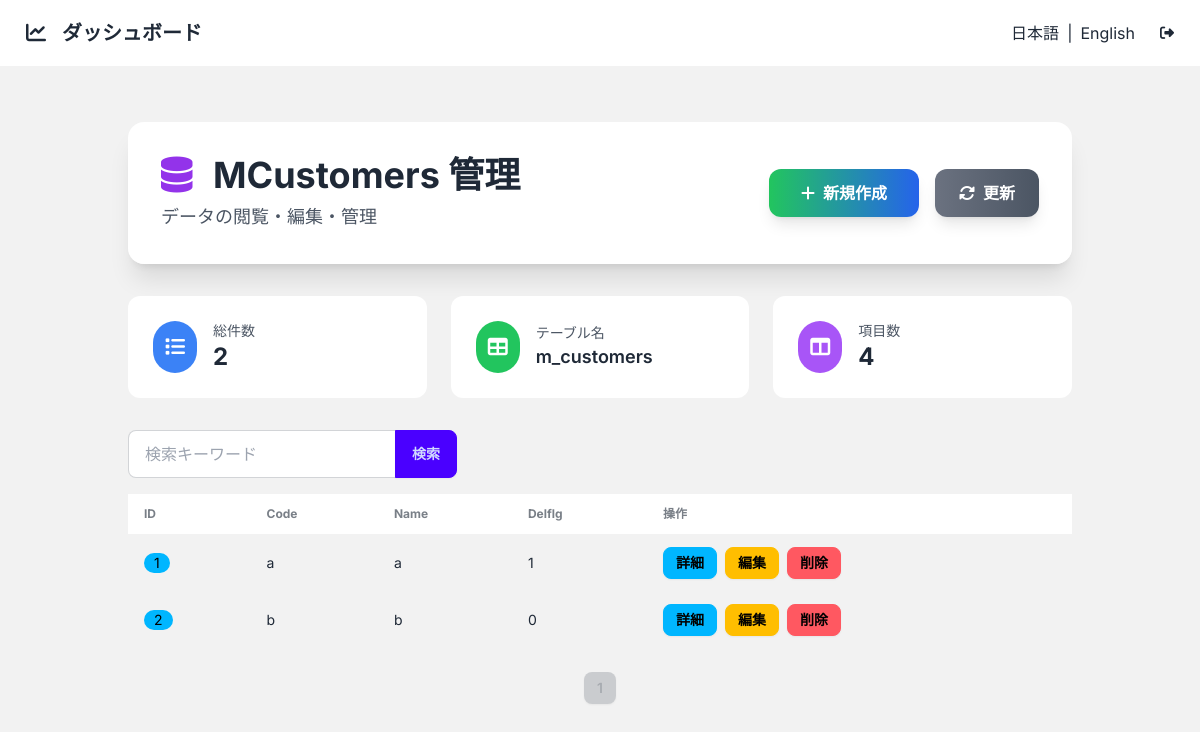
The app's page /m_customers/ (signed in) with its own data.
### app/models/m_customers.py (models this page shows)
class MCustomers(BaseModel):
    __tablename__ = "m_customers"
    code = Column(String(20))
    name = Column(String(100))
    delflg = Column(Integer)

### app/core/base_crud.py (the view)
        @router.get("/", response_class=HTMLResponse)
        async def read_items(
            request: Request,
            db: Session = Depends(get_db),
            current_user=Depends(get_current_user),
            page: int = 1,
            per_page: int = 10,
            q: str = None
        ):
            query = db.query(model)
            if q:
                filters = [
                    col.ilike(f"%{q}%")
                    for col in model.__table__.columns
                    if hasattr(col.type, "python_type") and col.type.python_type == str
                ]
                if filters:
                    query = query.filter(or_(*filters))
            total = query.count()
            items = query.offset((page - 1) * per_page).limit(per_page).all()
            fields = [col for col in model.__table__.columns if col.name != 'id']
            return templates.TemplateResponse(
                f"{template_base}/list.html",
                {
                    "request": request,
                    "items": items,
                    "fields": fields,
                    "table_name": model.__tablename__,
                    "model_name": model.__name__,
                    "page": page,
                    "per_page": per_page,
                    "total": total,
                    "q": q or ""
                }
            )

### app/templates/m_customers/list.html
{% extends "base_list.html" %}
{% set new_url = '/' ~ table_name ~ '/new' %}
{% block header_title %}{{ model_name }} 管理{% endblock %}

### app/templates/partials/_table.html (shortened to what this page needs)
<div class="slide-in overflow-x-auto">
    <table class="table table-zebra table-pin-rows w-full">
        <thead>
        <tr>
            <th>ID</th>
            {% for field in fields %}
            <th>{{ field.name.replace('_', ' ').title() }}</th>
            {% endfor %}
            <th>操作</th>
        </tr>
        </thead>
        <tbody>
        {% for item in items %}
        <tr class="hover">
            <td><span class="badge badge-info">{{ item.id }}</span></td>
            {% for field in fields %}
            <td>{{ item[field.name] if item[field.name] is not none else '—' }}</td>
            {% endfor %}
            <td>
                <div class="flex gap-2">
                    <a href="/{{ table_name }}/{{ item.id }}" class="btn btn-info btn-sm">詳細</a>
                    <a href="/{{ table_name }}/{{ item.id }}/edit" class="btn btn-warning btn-sm">編集</a>
                    <button hx-delete="/{{ table_name }}/{{ item.id }}"
                            hx-confirm="本当に削除しますか？"
                            hx-target="closest tr"
                            hx-swap="outerHTML swap:1s"
                            class="btn btn-error btn-sm">削除</button>
                </div>
            </td>
        </tr>
        {% endfor %}
        </tbody>
    </table>
</div>

### app/templates/base.html (style rules this page uses)
body { font-family: 'Inter', sans-serif; }
.slide-in { animation: slideIn 0.6s ease-out forwards; }

### records on screen
MCustomers: id "1", code "a" "a" "1"
MCustomers: id "2", code "b" "b" "0"

### other values on screen
{{ model_name }} "MCustomers"
{{ items|length }} "2"
{{ table_name }} "m_customers"
{{ fields|length + 1 }} "4"
{{ field.name.replace('_', ' ').title() }} "Code" "Name" "Delflg"
{{ page }} "1"
